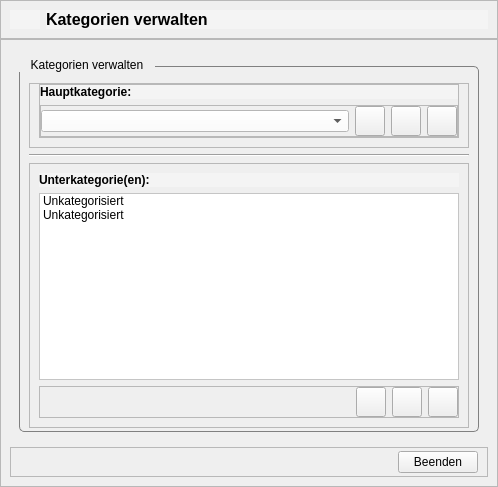
<?xml version="1.0" encoding="UTF-8"?>
<ui version="4.0">
 <class>CategoryDialog</class>
 <widget class="QWidget" name="CategoryDialog">
  <property name="geometry">
   <rect>
    <x>0</x>
    <y>0</y>
    <width>498</width>
    <height>487</height>
   </rect>
  </property>
  <property name="windowTitle">
   <string>Form</string>
  </property>
  <property name="styleSheet">
   <string notr="true">.dialog_frame {
	background: #F4F4F4;
	border: none;
}
.frame_header_dialog {
		background: #F4F4F4;
       border-bottom: 1px solid gray;
}
.label_h1, logo {
	background: #F4F4F4;
}

QTextEdit {
        background: white;
        color: black;
}
Spacer {
	background: #F4F4F4;
}
QLabel {
    color: black;
	background: #F4F4F4;
}
QGroupBox {
    border: 1px solid gray;
    border-radius: 5px;
    padding-top: 10px;
	margin-top: 8px;
}
QGroupBox::title {
	color: black;
    subcontrol-origin: margin;
    subcontrol-position: top left;
    padding: 0px 10px;
}
QComboBox, QAbstractItemView{
	color: black;
	background: white;
}
QComboBox::Items {
	color: black;
}
QLineEdit {
	color: black;
	background: white;
}

.pushButton_action {
        border: 1px solid rgb(170,0,0);
        border-radius: 8px;
        padding: 6px;
        color: rgb(170,0,0);
        font-weight: bold;
        font-size: 12px;
}
QListWidget::item:selected {
    background-color: lightblue;
	color: black;
}
</string>
  </property>
  <property name="class" stdset="0">
   <string>dialog_frame</string>
  </property>
  <layout class="QVBoxLayout" name="verticalLayout">
   <property name="spacing">
    <number>0</number>
   </property>
   <property name="leftMargin">
    <number>0</number>
   </property>
   <property name="topMargin">
    <number>0</number>
   </property>
   <property name="rightMargin">
    <number>0</number>
   </property>
   <property name="bottomMargin">
    <number>0</number>
   </property>
   <item>
    <widget class="QFrame" name="frame_header">
     <property name="maximumSize">
      <size>
       <width>16777215</width>
       <height>50</height>
      </size>
     </property>
     <property name="frameShape">
      <enum>QFrame::Shape::StyledPanel</enum>
     </property>
     <property name="frameShadow">
      <enum>QFrame::Shadow::Raised</enum>
     </property>
     <property name="class" stdset="0">
      <string>frame_header_dialog</string>
     </property>
     <layout class="QHBoxLayout" name="horizontalLayout">
      <item>
       <widget class="QLabel" name="lbl_logo">
        <property name="maximumSize">
         <size>
          <width>30</width>
          <height>30</height>
         </size>
        </property>
        <property name="toolTip">
         <string>PennyWise Logo</string>
        </property>
        <property name="statusTip">
         <string>PennyWise Logo</string>
        </property>
        <property name="whatsThis">
         <string>PennyWise Logo</string>
        </property>
        <property name="text">
         <string/>
        </property>
        <property name="pixmap">
         <pixmap resource="../resources/resources.qrc">:/logo/logo</pixmap>
        </property>
        <property name="scaledContents">
         <bool>true</bool>
        </property>
        <property name="class" stdset="0">
         <string>logo</string>
        </property>
       </widget>
      </item>
      <item>
       <widget class="QLabel" name="lbl_header">
        <property name="font">
         <font>
          <pointsize>12</pointsize>
          <bold>true</bold>
         </font>
        </property>
        <property name="text">
         <string>Kategorien verwalten</string>
        </property>
        <property name="class" stdset="0">
         <string>label_h1</string>
        </property>
       </widget>
      </item>
     </layout>
    </widget>
   </item>
   <item>
    <widget class="QFrame" name="frame_content">
     <property name="frameShape">
      <enum>QFrame::Shape::StyledPanel</enum>
     </property>
     <property name="frameShadow">
      <enum>QFrame::Shadow::Raised</enum>
     </property>
     <property name="class" stdset="0">
      <string>dialog_frame</string>
     </property>
     <layout class="QVBoxLayout" name="verticalLayout_2">
      <item>
       <widget class="QFrame" name="frame_data">
        <property name="frameShape">
         <enum>QFrame::Shape::NoFrame</enum>
        </property>
        <property name="frameShadow">
         <enum>QFrame::Shadow::Raised</enum>
        </property>
        <property name="class" stdset="0">
         <string>dialog_frame</string>
        </property>
        <layout class="QVBoxLayout" name="verticalLayout_3">
         <item>
          <widget class="QGroupBox" name="groupBox">
           <property name="cursor">
            <cursorShape>ArrowCursor</cursorShape>
           </property>
           <property name="title">
            <string>Kategorien verwalten</string>
           </property>
           <layout class="QVBoxLayout" name="verticalLayout_4">
            <property name="topMargin">
             <number>6</number>
            </property>
            <property name="bottomMargin">
             <number>3</number>
            </property>
            <item>
             <widget class="QFrame" name="frame">
              <property name="frameShape">
               <enum>QFrame::Shape::StyledPanel</enum>
              </property>
              <property name="frameShadow">
               <enum>QFrame::Shadow::Raised</enum>
              </property>
              <property name="class" stdset="0">
               <string>dialog_frame</string>
              </property>
              <layout class="QVBoxLayout" name="verticalLayout_6">
               <property name="topMargin">
                <number>0</number>
               </property>
               <item>
                <widget class="QFrame" name="frame_3">
                 <property name="maximumSize">
                  <size>
                   <width>16777215</width>
                   <height>16777215</height>
                  </size>
                 </property>
                 <property name="frameShape">
                  <enum>QFrame::Shape::StyledPanel</enum>
                 </property>
                 <property name="frameShadow">
                  <enum>QFrame::Shadow::Raised</enum>
                 </property>
                 <property name="class" stdset="0">
                  <string>dialog_frame</string>
                 </property>
                 <layout class="QVBoxLayout" name="verticalLayout_7">
                  <property name="leftMargin">
                   <number>0</number>
                  </property>
                  <property name="topMargin">
                   <number>0</number>
                  </property>
                  <property name="rightMargin">
                   <number>0</number>
                  </property>
                  <property name="bottomMargin">
                   <number>0</number>
                  </property>
                  <item>
                   <widget class="QLabel" name="label">
                    <property name="text">
                     <string>&lt;html&gt;&lt;head/&gt;&lt;body&gt;&lt;p&gt;&lt;span style=&quot; font-weight:700;&quot;&gt;Hauptkategorie:&lt;/span&gt;&lt;/p&gt;&lt;/body&gt;&lt;/html&gt;</string>
                    </property>
                   </widget>
                  </item>
                  <item>
                   <widget class="QFrame" name="frame_4">
                    <property name="frameShape">
                     <enum>QFrame::Shape::StyledPanel</enum>
                    </property>
                    <property name="frameShadow">
                     <enum>QFrame::Shadow::Raised</enum>
                    </property>
                    <property name="class" stdset="0">
                     <string>dialog_frame</string>
                    </property>
                    <layout class="QHBoxLayout" name="horizontalLayout_4">
                     <property name="leftMargin">
                      <number>0</number>
                     </property>
                     <property name="topMargin">
                      <number>0</number>
                     </property>
                     <property name="rightMargin">
                      <number>0</number>
                     </property>
                     <property name="bottomMargin">
                      <number>0</number>
                     </property>
                     <item>
                      <widget class="QComboBox" name="comboBox_category">
                       <property name="minimumSize">
                        <size>
                         <width>200</width>
                         <height>0</height>
                        </size>
                       </property>
                      </widget>
                     </item>
                     <item>
                      <widget class="QPushButton" name="pushButton_category_add">
                       <property name="minimumSize">
                        <size>
                         <width>30</width>
                         <height>30</height>
                        </size>
                       </property>
                       <property name="maximumSize">
                        <size>
                         <width>30</width>
                         <height>30</height>
                        </size>
                       </property>
                       <property name="cursor">
                        <cursorShape>PointingHandCursor</cursorShape>
                       </property>
                       <property name="toolTip">
                        <string>Hauptkategorie hinzufügen</string>
                       </property>
                       <property name="text">
                        <string/>
                       </property>
                       <property name="icon">
                        <iconset resource="../resources/resources.qrc">
                         <normaloff>:/icons/static/img/add.svg</normaloff>:/icons/static/img/add.svg</iconset>
                       </property>
                       <property name="class" stdset="0">
                        <string>pushButton_action</string>
                       </property>
                      </widget>
                     </item>
                     <item>
                      <widget class="QPushButton" name="pushButton_category_edit">
                       <property name="minimumSize">
                        <size>
                         <width>30</width>
                         <height>30</height>
                        </size>
                       </property>
                       <property name="maximumSize">
                        <size>
                         <width>30</width>
                         <height>30</height>
                        </size>
                       </property>
                       <property name="cursor">
                        <cursorShape>PointingHandCursor</cursorShape>
                       </property>
                       <property name="toolTip">
                        <string>Hauptkategorie ändern</string>
                       </property>
                       <property name="text">
                        <string/>
                       </property>
                       <property name="icon">
                        <iconset resource="../resources/resources.qrc">
                         <normaloff>:/icons/static/img/edit.svg</normaloff>:/icons/static/img/edit.svg</iconset>
                       </property>
                       <property name="class" stdset="0">
                        <string>pushButton_action</string>
                       </property>
                      </widget>
                     </item>
                     <item>
                      <widget class="QPushButton" name="pushButton_category_delete">
                       <property name="minimumSize">
                        <size>
                         <width>30</width>
                         <height>30</height>
                        </size>
                       </property>
                       <property name="maximumSize">
                        <size>
                         <width>30</width>
                         <height>30</height>
                        </size>
                       </property>
                       <property name="cursor">
                        <cursorShape>PointingHandCursor</cursorShape>
                       </property>
                       <property name="toolTip">
                        <string>Hauptkategorie löschen</string>
                       </property>
                       <property name="text">
                        <string/>
                       </property>
                       <property name="icon">
                        <iconset resource="../resources/resources.qrc">
                         <normaloff>:/icons/static/img/delete.svg</normaloff>:/icons/static/img/delete.svg</iconset>
                       </property>
                       <property name="class" stdset="0">
                        <string>pushButton_action</string>
                       </property>
                      </widget>
                     </item>
                    </layout>
                   </widget>
                  </item>
                 </layout>
                </widget>
               </item>
              </layout>
             </widget>
            </item>
            <item>
             <widget class="Line" name="line">
              <property name="orientation">
               <enum>Qt::Orientation::Horizontal</enum>
              </property>
             </widget>
            </item>
            <item>
             <widget class="QFrame" name="frame_2">
              <property name="frameShape">
               <enum>QFrame::Shape::StyledPanel</enum>
              </property>
              <property name="frameShadow">
               <enum>QFrame::Shadow::Raised</enum>
              </property>
              <property name="class" stdset="0">
               <string>dialog_frame</string>
              </property>
              <layout class="QVBoxLayout" name="verticalLayout_5">
               <item>
                <widget class="QLabel" name="label_2">
                 <property name="text">
                  <string>&lt;html&gt;&lt;head/&gt;&lt;body&gt;&lt;p&gt;&lt;span style=&quot; font-weight:700;&quot;&gt;Unterkategorie(en):&lt;/span&gt;&lt;/p&gt;&lt;/body&gt;&lt;/html&gt;</string>
                 </property>
                </widget>
               </item>
               <item>
                <widget class="QListWidget" name="listWidget_sub_category">
                 <property name="editTriggers">
                  <set>QAbstractItemView::EditTrigger::NoEditTriggers</set>
                 </property>
                 <property name="alternatingRowColors">
                  <bool>false</bool>
                 </property>
                 <item>
                  <property name="text">
                   <string>Unkategorisiert</string>
                  </property>
                  <property name="icon">
                   <iconset resource="../resources/resources.qrc">
                    <normaloff>:/icons/static/img/tag.svg</normaloff>:/icons/static/img/tag.svg</iconset>
                  </property>
                 </item>
                 <item>
                  <property name="text">
                   <string>Unkategorisiert</string>
                  </property>
                  <property name="icon">
                   <iconset resource="../resources/resources.qrc">
                    <normaloff>:/icons/static/img/tag.svg</normaloff>:/icons/static/img/tag.svg</iconset>
                  </property>
                 </item>
                </widget>
               </item>
               <item>
                <widget class="QFrame" name="frame_5">
                 <property name="frameShape">
                  <enum>QFrame::Shape::StyledPanel</enum>
                 </property>
                 <property name="frameShadow">
                  <enum>QFrame::Shadow::Raised</enum>
                 </property>
                 <property name="class" stdset="0">
                  <string>dialog_frame</string>
                 </property>
                 <layout class="QHBoxLayout" name="horizontalLayout_3">
                  <property name="leftMargin">
                   <number>0</number>
                  </property>
                  <property name="topMargin">
                   <number>0</number>
                  </property>
                  <property name="rightMargin">
                   <number>0</number>
                  </property>
                  <property name="bottomMargin">
                   <number>0</number>
                  </property>
                  <item>
                   <spacer name="horizontalSpacer_2">
                    <property name="orientation">
                     <enum>Qt::Orientation::Horizontal</enum>
                    </property>
                    <property name="sizeHint" stdset="0">
                     <size>
                      <width>40</width>
                      <height>20</height>
                     </size>
                    </property>
                   </spacer>
                  </item>
                  <item>
                   <widget class="QPushButton" name="pushButton_subCategory_add">
                    <property name="minimumSize">
                     <size>
                      <width>30</width>
                      <height>30</height>
                     </size>
                    </property>
                    <property name="maximumSize">
                     <size>
                      <width>30</width>
                      <height>30</height>
                     </size>
                    </property>
                    <property name="cursor">
                     <cursorShape>PointingHandCursor</cursorShape>
                    </property>
                    <property name="toolTip">
                     <string>Hauptkategorie hinzufügen</string>
                    </property>
                    <property name="text">
                     <string/>
                    </property>
                    <property name="icon">
                     <iconset resource="../resources/resources.qrc">
                      <normaloff>:/icons/static/img/add.svg</normaloff>:/icons/static/img/add.svg</iconset>
                    </property>
                    <property name="class" stdset="0">
                     <string>pushButton_action</string>
                    </property>
                   </widget>
                  </item>
                  <item>
                   <widget class="QPushButton" name="pushButton_subCategory_edit">
                    <property name="minimumSize">
                     <size>
                      <width>30</width>
                      <height>30</height>
                     </size>
                    </property>
                    <property name="maximumSize">
                     <size>
                      <width>30</width>
                      <height>30</height>
                     </size>
                    </property>
                    <property name="cursor">
                     <cursorShape>PointingHandCursor</cursorShape>
                    </property>
                    <property name="toolTip">
                     <string>Hauptkategorie ändern</string>
                    </property>
                    <property name="text">
                     <string/>
                    </property>
                    <property name="icon">
                     <iconset resource="../resources/resources.qrc">
                      <normaloff>:/icons/static/img/edit.svg</normaloff>:/icons/static/img/edit.svg</iconset>
                    </property>
                    <property name="class" stdset="0">
                     <string>pushButton_action</string>
                    </property>
                   </widget>
                  </item>
                  <item>
                   <widget class="QPushButton" name="pushButton_subCategory_delete">
                    <property name="minimumSize">
                     <size>
                      <width>30</width>
                      <height>30</height>
                     </size>
                    </property>
                    <property name="maximumSize">
                     <size>
                      <width>30</width>
                      <height>30</height>
                     </size>
                    </property>
                    <property name="cursor">
                     <cursorShape>PointingHandCursor</cursorShape>
                    </property>
                    <property name="toolTip">
                     <string>Hauptkategorie löschen</string>
                    </property>
                    <property name="text">
                     <string/>
                    </property>
                    <property name="icon">
                     <iconset resource="../resources/resources.qrc">
                      <normaloff>:/icons/static/img/delete.svg</normaloff>:/icons/static/img/delete.svg</iconset>
                    </property>
                    <property name="class" stdset="0">
                     <string>pushButton_action</string>
                    </property>
                   </widget>
                  </item>
                 </layout>
                </widget>
               </item>
              </layout>
             </widget>
            </item>
           </layout>
          </widget>
         </item>
        </layout>
       </widget>
      </item>
      <item>
       <widget class="QFrame" name="frame_btn">
        <property name="maximumSize">
         <size>
          <width>16777215</width>
          <height>50</height>
         </size>
        </property>
        <property name="frameShape">
         <enum>QFrame::Shape::StyledPanel</enum>
        </property>
        <property name="frameShadow">
         <enum>QFrame::Shadow::Raised</enum>
        </property>
        <property name="class" stdset="0">
         <string>dialog_frame</string>
        </property>
        <layout class="QHBoxLayout" name="horizontalLayout_2">
         <property name="leftMargin">
          <number>9</number>
         </property>
         <property name="topMargin">
          <number>3</number>
         </property>
         <property name="rightMargin">
          <number>9</number>
         </property>
         <property name="bottomMargin">
          <number>3</number>
         </property>
         <item>
          <spacer name="horizontalSpacer">
           <property name="orientation">
            <enum>Qt::Orientation::Horizontal</enum>
           </property>
           <property name="sizeHint" stdset="0">
            <size>
             <width>40</width>
             <height>20</height>
            </size>
           </property>
          </spacer>
         </item>
         <item>
          <widget class="QPushButton" name="pushButton_quit">
           <property name="minimumSize">
            <size>
             <width>80</width>
             <height>0</height>
            </size>
           </property>
           <property name="maximumSize">
            <size>
             <width>80</width>
             <height>16777215</height>
            </size>
           </property>
           <property name="cursor">
            <cursorShape>PointingHandCursor</cursorShape>
           </property>
           <property name="text">
            <string>Beenden</string>
           </property>
           <property name="iconSize">
            <size>
             <width>22</width>
             <height>22</height>
            </size>
           </property>
           <property name="class" stdset="0">
            <string>pushButton_action</string>
           </property>
          </widget>
         </item>
        </layout>
       </widget>
      </item>
     </layout>
    </widget>
   </item>
  </layout>
 </widget>
 <resources>
  <include location="../resources/resources.qrc"/>
 </resources>
 <connections/>
</ui>
